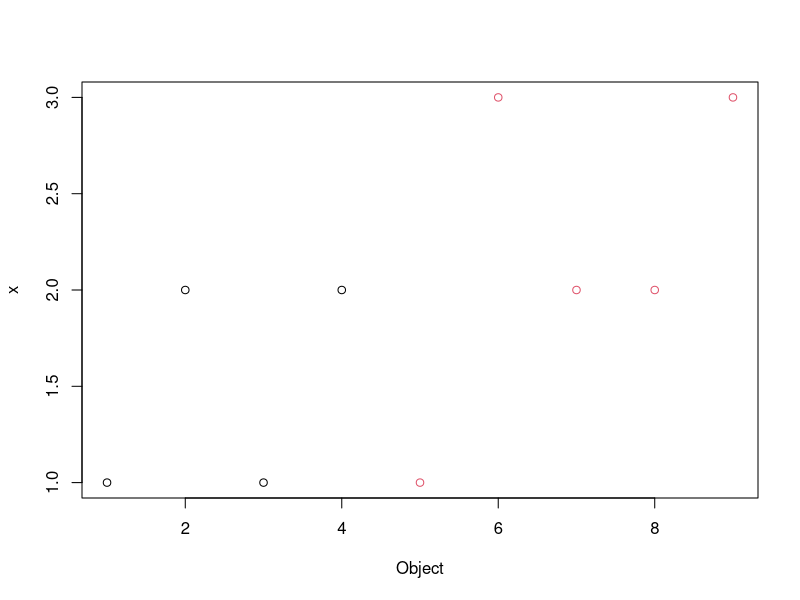

This chart was generated by the following R code:
set.seed(42)
# loading required libraries
library(cluster)

# creating the data matrix
Object <- 1:9
x <- c(1, 2, 1, 2, 1, 3, 2, 2, 3)
y <- c(10, 11, 10, 12, 4, 5, 6, 5, 6)
# binding as data frame
x <- cbind.data.frame(Object, x, y)

# k-medoids analysis
result <- pam(x = x, k = 2, diss = FALSE, metric = "euclidean")
print(result)

# Medoids:
#      ID Object x  y
# [1,]  2      2 2 11
# [2,]  7      7 2  6
# Clustering vector:
# [1] 1 1 1 1 2 2 2 2 2
# Objective function:
#    build     swap 
# 1.564722 1.564722 

# Available components:
#  [1] "medoids"    "id.med"     "clustering" "objective"  "isolation"  "clusinfo"   "silinfo"    "diss"       "call"       "data"  

plot <- plot(result$data, col = result$clustering)
print(plot)